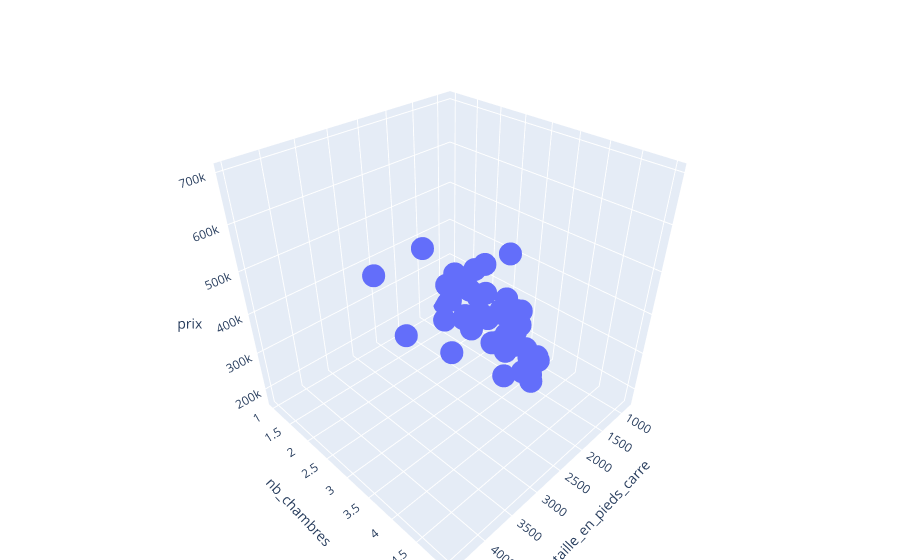

Notebook code cell kept with this figure:
### Code cell
fig = go.Figure()

fig.add_trace(go.Scatter3d(x=data['taille_en_pieds_carre'], y=data['nb_chambres'], z=data['prix'],
                           mode='markers'))

fig.update_layout(scene=dict(xaxis_title='taille_en_pieds_carre',
                             yaxis_title='nb_chambres',
                             zaxis_title='prix'),
                  margin=dict(l=0, r=0, b=0, t=40))

### Figure 1 — Plotly figure (JSON) as saved in the notebook; plotly's stock layout.template omitted (floating-point values rounded to 4 significant figures)
{"data": [{"mode": "markers", "type": "scatter3d", "x": [2104, 1600, 2400, 1416, 3000, 1985, 1534, 1427, 1380, 1494, 1940, 2000, 1890, 4478, 1268, 2300, 1320, 1236, 2609, 3031, 1767, 1888, 1604, 1962, 3890, 1100, 1458, 2526, 2200, 2637, 1839, 1000, 2040, 3137, 1811, 1437, 1239, 2132, 4215, 2162, 1664, 2238, 2567, 1200, 852, 1852, 1203], "y": [3, 3, 3, 2, 4, 4, 3, 3, 3, 3, 4, 3, 3, 5, 3, 4, 2, 3, 4, 4, 3, 2, 3, 4, 3, 3, 3, 3, 3, 3, 2, 1, 4, 3, 4, 3, 3, 4, 4, 4, 2, 3, 4, 3, 2, 4, 3], "z": [399900, 329900, 369000, 232000, 539900, 299900, 314900, 198999, 212000, 242500, 239999, 347000, 329999, 699900, 259900, 449900, 299900, 199900, 499998, 599000, 252900, 255000, 242900, 259900, 573900, 249900, 464500, 469000, 475000, 299900, 349900, 169900, 314900, 579900, 285900, 249900, 229900, 345000, 549000, 287000, 368500, 329900, 314000, 299000, 179900, 299900, 239500]}], "layout": {"margin": {"b": 0, "l": 0, "r": 0, "t": 40}, "scene": {"xaxis": {"title": {"text": "taille_en_pieds_carre"}}, "yaxis": {"title": {"text": "nb_chambres"}}, "zaxis": {"title": {"text": "prix"}}}}}
